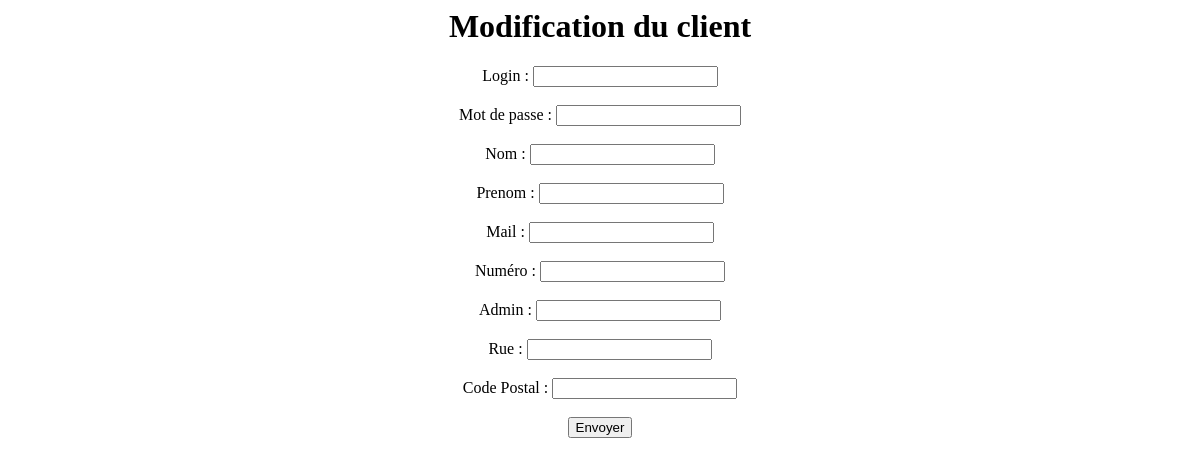
Page /Admin/modifClient.php?row=9 on the earlier database version.
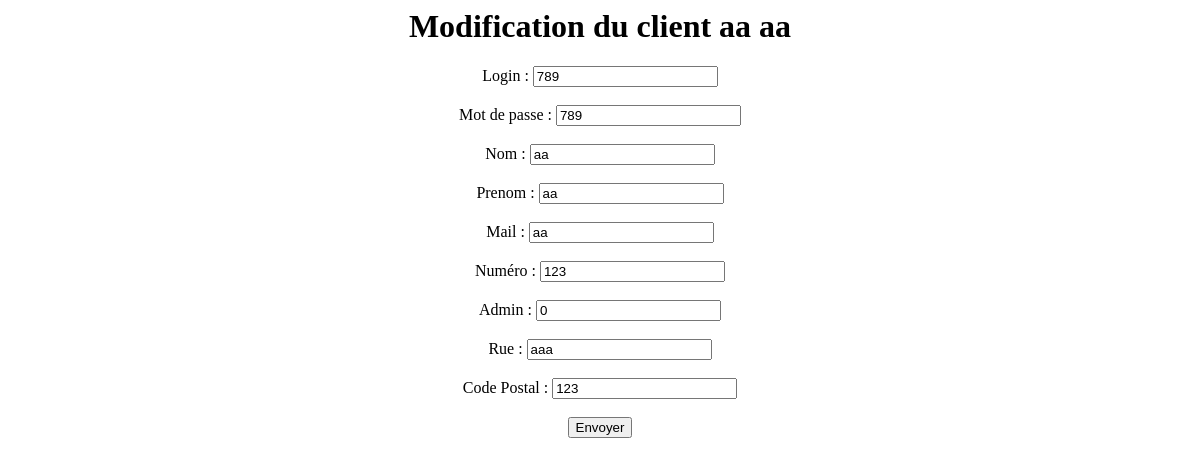
Same page on the later database version.
### tables this page shows
CREATE TABLE IF NOT EXISTS `user` (
  `id` int(11) NOT NULL AUTO_INCREMENT,
  `login` varchar(25) NOT NULL,
  `mdp` varchar(500) NOT NULL,
  `nom` varchar(20) NOT NULL,
  `prenom` varchar(20) NOT NULL,
  `mail` varchar(50) NOT NULL,
  `numero` int(20) NOT NULL,
  `adm` int(11) NOT NULL,
  `rue` text NOT NULL,
  `code_postal` int(5) NOT NULL,
  `ville` text NOT NULL,
  PRIMARY KEY (`id`,`login`,`numero`,`mail`)
);

### Admin/modifClient.php (the view, shortened to what this page needs)
<?php
$row = $_GET["row"];
$id = mysqli_connect("localhost","root","","belletable");
	$req = "select * from user where id=$row";
	$res2 = mysqli_query($id,$req);
	$ligne2 = mysqli_fetch_assoc($res2);
?>
<html>
	<head>
	</head>
	<body>
	<center>
	<h1> Modification du client <?=$ligne2["nom"] ," ", $ligne2["prenom"];?> </h1>
	<form action="modifClient.php" method="post">
	Login : <input type="text" name="login" value="<?=$ligne2["login"];?>"><br><br>
	Mot de passe : <input type="text" name="mdp" value="<?=$ligne2["mdp"];?>"><br><br>
	Nom : <input type="text" name="nom" value="<?=$ligne2["nom"];?>"><br><br>
	Prenom : <input type="text" name="prenom" value="<?=$ligne2["prenom"];?>"><br><br>
	Mail : <input type="text" name="mail" value="<?=$ligne2["mail"];?>"><br><br>
	Numéro : <input type="text" name="numero" value="<?=$ligne2["numero"];?>"><br><br>
	Admin : <input type="text" name="adm" value="<?=$ligne2["adm"];?>"><br><br>
	Rue : <input type="text" name="rue" value="<?=$ligne2["rue"];?>"><br><br>
	Code Postal : <input type="text" name="code_postal" value="<?=$ligne2["code_postal"];?>"><br><br>
	<input type="submit" value="Envoyer" name="monBout">
	</form>

Differences in the rows shown:
added user: nom "aa", prenom "aa", login "789", mdp "789", mail "aa", numero "123", adm "0", rue "aaa", code_postal "123"
